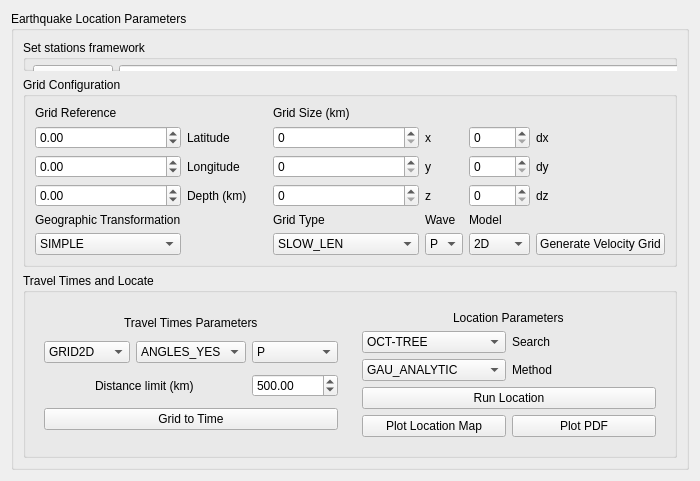
      <widget class="QWidget" name="tab_2">
       <attribute name="title">
        <string>Params. Eartquake Location</string>
       </attribute>
       <layout class="QVBoxLayout" name="verticalLayout_4">
        <item>
         <widget class="QGroupBox" name="groupBox_2">
          <property name="title">
           <string>Earthquake Location Parameters</string>
          </property>
          <layout class="QVBoxLayout" name="verticalLayout_6">
           <item>
            <widget class="QGroupBox" name="groupBox_11">
             <property name="title">
              <string>Set stations framework</string>
             </property>
             <widget class="QWidget" name="layoutWidget">
              <property name="geometry">
               <rect>
                <x>10</x>
                <y>20</y>
                <width>1121</width>
                <height>33</height>
               </rect>
              </property>
              <layout class="QHBoxLayout" name="horizontalLayout">
               <item>
                <widget class="QPushButton" name="stationsBtn">
                 <property name="toolTip">
                  <string>Set the metadata file whre the algorithm wil extract the stations coordinates to locate the event.</string>
                 </property>
                 <property name="text">
                  <string>Metadata</string>
                 </property>
                </widget>
               </item>
               <item>
                <widget class="QLineEdit" name="stationsPath"/>
               </item>
              </layout>
             </widget>
            </widget>
           </item>
           <item>
            <widget class="QGroupBox" name="groupBox_7">
             <property name="title">
              <string>Grid Configuration</string>
             </property>
             <layout class="QGridLayout" name="gridLayout_12" rowstretch="0,0,0,0,0,0,0">
              <item row="2" column="0">
               <widget class="QDoubleSpinBox" name="gridlatSB">
                <property name="minimum">
                 <double>-90.000000000000000</double>
                </property>
                <property name="maximum">
                 <double>90.000000000000000</double>
                </property>
               </widget>
              </item>
              <item row="2" column="4">
               <widget class="QLabel" name="label">
                <property name="sizePolicy">
                 <sizepolicy hsizetype="Maximum" vsizetype="Preferred">
                  <horstretch>0</horstretch>
                  <verstretch>0</verstretch>
                 </sizepolicy>
                </property>
                <property name="text">
                 <string>x</string>
                </property>
               </widget>
              </item>
              <item row="6" column="6">
               <widget class="QPushButton" name="genvelBtn">
                <property name="toolTip">
                 <string>Click to Generate the velocity grid</string>
                </property>
                <property name="text">
                 <string>Generate Velocity Grid</string>
                </property>
               </widget>
              </item>
              <item row="4" column="6">
               <widget class="QLabel" name="label_14">
                <property name="sizePolicy">
                 <sizepolicy hsizetype="Maximum" vsizetype="Preferred">
                  <horstretch>0</horstretch>
                  <verstretch>0</verstretch>
                 </sizepolicy>
                </property>
                <property name="text">
                 <string>dz</string>
                </property>
               </widget>
              </item>
              <item row="5" column="3">
               <widget class="QLabel" name="label_18">
                <property name="sizePolicy">
                 <sizepolicy hsizetype="Preferred" vsizetype="Maximum">
                  <horstretch>0</horstretch>
                  <verstretch>0</verstretch>
                 </sizepolicy>
                </property>
                <property name="text">
                 <string>Grid Type</string>
                </property>
               </widget>
              </item>
              <item row="6" column="0">
               <widget class="QComboBox" name="transCB">
                <item>
                 <property name="text">
                  <string>SIMPLE</string>
                 </property>
                </item>
                <item>
                 <property name="text">
                  <string>GLOBAL</string>
                 </property>
                </item>
               </widget>
              </item>
              <item row="2" column="5">
               <widget class="QSpinBox" name="dxsizeSB">
                <property name="maximum">
                 <number>10000</number>
                </property>
               </widget>
              </item>
              <item row="4" column="3">
               <widget class="QSpinBox" name="znodeSB">
                <property name="maximum">
                 <number>10000</number>
                </property>
               </widget>
              </item>
              <item row="2" column="6">
               <widget class="QLabel" name="label_10">
                <property name="sizePolicy">
                 <sizepolicy hsizetype="Maximum" vsizetype="Preferred">
                  <horstretch>0</horstretch>
                  <verstretch>0</verstretch>
                 </sizepolicy>
                </property>
                <property name="text">
                 <string>dx</string>
                </property>
               </widget>
              </item>
              <item row="4" column="1">
               <widget class="QLabel" name="label_4">
                <property name="sizePolicy">
                 <sizepolicy hsizetype="Maximum" vsizetype="Preferred">
                  <horstretch>0</horstretch>
                  <verstretch>0</verstretch>
                 </sizepolicy>
                </property>
                <property name="text">
                 <string>Depth (km)</string>
                </property>
               </widget>
              </item>
              <item row="0" column="3">
               <widget class="QLabel" name="label_5">
                <property name="sizePolicy">
                 <sizepolicy hsizetype="Preferred" vsizetype="Maximum">
                  <horstretch>0</horstretch>
                  <verstretch>0</verstretch>
                 </sizepolicy>
                </property>
                <property name="text">
                 <string>Grid Size (km)</string>
                </property>
               </widget>
              </item>
              <item row="5" column="5">
               <widget class="QLabel" name="label_11">
                <property name="sizePolicy">
                 <sizepolicy hsizetype="Preferred" vsizetype="Maximum">
                  <horstretch>0</horstretch>
                  <verstretch>0</verstretch>
                 </sizepolicy>
                </property>
                <property name="text">
                 <string>Model</string>
                </property>
               </widget>
              </item>
              <item row="2" column="3">
               <widget class="QSpinBox" name="xnodeSB">
                <property name="maximum">
                 <number>10000</number>
                </property>
               </widget>
              </item>
              <item row="3" column="3">
               <widget class="QSpinBox" name="ynodeSB">
                <property name="maximum">
                 <number>10000</number>
                </property>
               </widget>
              </item>
              <item row="5" column="0">
               <widget class="QLabel" name="label_2">
                <property name="sizePolicy">
                 <sizepolicy hsizetype="Preferred" vsizetype="Maximum">
                  <horstretch>0</horstretch>
                  <verstretch>0</verstretch>
                 </sizepolicy>
                </property>
                <property name="text">
                 <string>Geographic Transformation</string>
                </property>
               </widget>
              </item>
              <item row="3" column="1">
               <widget class="QLabel" name="label_3">
                <property name="sizePolicy">
                 <sizepolicy hsizetype="Maximum" vsizetype="Preferred">
                  <horstretch>0</horstretch>
                  <verstretch>0</verstretch>
                 </sizepolicy>
                </property>
                <property name="text">
                 <string>Longitude</string>
                </property>
               </widget>
              </item>
              <item row="6" column="4">
               <widget class="QComboBox" name="comboBox_wavetype">
                <item>
                 <property name="text">
                  <string>P</string>
                 </property>
                </item>
                <item>
                 <property name="text">
                  <string>S</string>
                 </property>
                </item>
               </widget>
              </item>
              <item row="5" column="4">
               <widget class="QLabel" name="label_19">
                <property name="sizePolicy">
                 <sizepolicy hsizetype="Preferred" vsizetype="Maximum">
                  <horstretch>0</horstretch>
                  <verstretch>0</verstretch>
                 </sizepolicy>
                </property>
                <property name="text">
                 <string>Wave</string>
                </property>
               </widget>
              </item>
              <item row="2" column="1">
               <widget class="QLabel" name="label_9">
                <property name="sizePolicy">
                 <sizepolicy hsizetype="Maximum" vsizetype="Preferred">
                  <horstretch>0</horstretch>
                  <verstretch>0</verstretch>
                 </sizepolicy>
                </property>
                <property name="text">
                 <string>Latitude</string>
                </property>
               </widget>
              </item>
              <item row="0" column="0">
               <widget class="QLabel" name="label_8">
                <property name="sizePolicy">
                 <sizepolicy hsizetype="Preferred" vsizetype="Maximum">
                  <horstretch>0</horstretch>
                  <verstretch>0</verstretch>
                 </sizepolicy>
                </property>
                <property name="text">
                 <string>Grid Reference</string>
                </property>
               </widget>
              </item>
              <item row="4" column="0">
               <widget class="QDoubleSpinBox" name="griddepthSB">
                <property name="minimum">
                 <double>-10.000000000000000</double>
                </property>
                <property name="maximum">
                 <double>1000.990000000000009</double>
                </property>
               </widget>
              </item>
              <item row="3" column="4">
               <widget class="QLabel" name="label_6">
                <property name="sizePolicy">
                 <sizepolicy hsizetype="Maximum" vsizetype="Preferred">
                  <horstretch>0</horstretch>
                  <verstretch>0</verstretch>
                 </sizepolicy>
                </property>
                <property name="text">
                 <string>y</string>
                </property>
               </widget>
              </item>
              <item row="4" column="5">
               <widget class="QSpinBox" name="dzsizeSB">
                <property name="maximum">
                 <number>10000</number>
                </property>
               </widget>
              </item>
              <item row="6" column="3">
               <widget class="QComboBox" name="comboBox_gridtype">
                <item>
                 <property name="text">
                  <string>SLOW_LEN</string>
                 </property>
                </item>
                <item>
                 <property name="text">
                  <string>VELOCITY_METERS</string>
                 </property>
                </item>
                <item>
                 <property name="text">
                  <string>SLOWNESS</string>
                 </property>
                </item>
                <item>
                 <property name="text">
                  <string>VEL2</string>
                 </property>
                </item>
                <item>
                 <property name="text">
                  <string>SLOW2</string>
                 </property>
                </item>
                <item>
                 <property name="text">
                  <string>SLOW_2_METERS</string>
                 </property>
                </item>
               </widget>
              </item>
              <item row="3" column="0">
               <widget class="QDoubleSpinBox" name="gridlonSB">
                <property name="minimum">
                 <double>-180.000000000000000</double>
                </property>
                <property name="maximum">
                 <double>180.000000000000000</double>
                </property>
               </widget>
              </item>
              <item row="3" column="6">
               <widget class="QLabel" name="label_13">
                <property name="sizePolicy">
                 <sizepolicy hsizetype="Maximum" vsizetype="Preferred">
                  <horstretch>0</horstretch>
                  <verstretch>0</verstretch>
                 </sizepolicy>
                </property>
                <property name="text">
                 <string>dy</string>
                </property>
               </widget>
              </item>
              <item row="3" column="5">
               <widget class="QSpinBox" name="dysizeSB">
                <property name="maximum">
                 <number>10000</number>
                </property>
               </widget>
              </item>
              <item row="6" column="5">
               <widget class="QComboBox" name="modelCB">
                <item>
                 <property name="text">
                  <string>2D</string>
                 </property>
                </item>
                <item>
                 <property name="text">
                  <string>3D</string>
                 </property>
                </item>
               </widget>
              </item>
              <item row="4" column="4">
               <widget class="QLabel" name="label_7">
                <property name="sizePolicy">
                 <sizepolicy hsizetype="Maximum" vsizetype="Preferred">
                  <horstretch>0</horstretch>
                  <verstretch>0</verstretch>
                 </sizepolicy>
                </property>
                <property name="text">
                 <string>z</string>
                </property>
               </widget>
              </item>
              <item row="2" column="2">
               <spacer name="horizontalSpacer">
                <property name="orientation">
                 <enum>Qt::Horizontal</enum>
                </property>
                <property name="sizeType">
                 <enum>QSizePolicy::Fixed</enum>
                </property>
                <property name="sizeHint" stdset="0">
                 <size>
                  <width>20</width>
                  <height>20</height>
                 </size>
                </property>
               </spacer>
              </item>
             </layout>
            </widget>
           </item>
           <item>
            <widget class="QGroupBox" name="groupBox_8">
             <property name="title">
              <string>Travel Times and Locate</string>
             </property>
             <layout class="QGridLayout" name="gridLayout_11">
              <item row="1" column="0">
               <widget class="QWidget" name="widget" native="true">
                <property name="sizePolicy">
                 <sizepolicy hsizetype="Minimum" vsizetype="Minimum">
                  <horstretch>0</horstretch>
                  <verstretch>0</verstretch>
                 </sizepolicy>
                </property>
                <layout class="QGridLayout" name="gridLayout_2">
                 <item row="3" column="2">
                  <widget class="QDoubleSpinBox" name="distanceSB">
                   <property name="maximum">
                    <double>5000.000000000000000</double>
                   </property>
                   <property name="value">
                    <double>500.000000000000000</double>
                   </property>
                  </widget>
                 </item>
                 <item row="5" column="0" colspan="3">
                  <widget class="QPushButton" name="grdtimeBtn">
                   <property name="toolTip">
                    <string>Click to generate the Travel Times for the previously genrated velocity grid</string>
                   </property>
                   <property name="text">
                    <string>Grid to Time</string>
                   </property>
                  </widget>
                 </item>
                 <item row="2" column="0">
                  <widget class="QComboBox" name="comboBox_grid">
                   <item>
                    <property name="text">
                     <string>GRID2D</string>
                    </property>
                   </item>
                   <item>
                    <property name="text">
                     <string>GRID3D</string>
                    </property>
                   </item>
                  </widget>
                 </item>
                 <item row="2" column="2">
                  <widget class="QComboBox" name="comboBox_ttwave">
                   <item>
                    <property name="text">
                     <string>P</string>
                    </property>
                   </item>
                   <item>
                    <property name="text">
                     <string>S</string>
                    </property>
                   </item>
                  </widget>
                 </item>
                 <item row="3" column="0" colspan="2" alignment="Qt::AlignHCenter">
                  <widget class="QLabel" name="label_12">
                   <property name="text">
                    <string>Distance limit (km)</string>
                   </property>
                  </widget>
                 </item>
                 <item row="2" column="1">
                  <widget class="QComboBox" name="comboBox_angles">
                   <item>
                    <property name="text">
                     <string>ANGLES_YES</string>
                    </property>
                   </item>
                   <item>
                    <property name="text">
                     <string>ANGLES_NO</string>
                    </property>
                   </item>
                  </widget>
                 </item>
                 <item row="0" column="0" colspan="3" alignment="Qt::AlignHCenter">
                  <widget class="QLabel" name="label_24">
                   <property name="sizePolicy">
                    <sizepolicy hsizetype="Preferred" vsizetype="Maximum">
                     <horstretch>0</horstretch>
                     <verstretch>0</verstretch>
                    </sizepolicy>
                   </property>
                   <property name="text">
                    <string>Travel Times Parameters</string>
                   </property>
                  </widget>
                 </item>
                </layout>
               </widget>
              </item>
              <item row="1" column="1">
               <widget class="QWidget" name="widget_3" native="true">
                <layout class="QGridLayout" name="gridLayout_5">
                 <item row="1" column="0">
                  <widget class="QComboBox" name="comboBox_3">
                   <item>
                    <property name="text">
                     <string>OCT-TREE</string>
                    </property>
                   </item>
                  </widget>
                 </item>
                 <item row="3" column="0" colspan="2">
                  <widget class="QPushButton" name="runlocBtn">
                   <property name="text">
                    <string>Run Location</string>
                   </property>
                  </widget>
                 </item>
                 <item row="4" column="1">
                  <widget class="QPushButton" name="plotpdfBtn">
                   <property name="text">
                    <string>Plot PDF</string>
                   </property>
                  </widget>
                 </item>
                 <item row="1" column="1">
                  <widget class="QLabel" name="label_16">
                   <property name="text">
                    <string>Search</string>
                   </property>
                  </widget>
                 </item>
                 <item row="2" column="0">
                  <widget class="QComboBox" name="comboBox_4">
                   <item>
                    <property name="text">
                     <string>GAU_ANALYTIC</string>
                    </property>
                   </item>
                   <item>
                    <property name="text">
                     <string>EDT</string>
                    </property>
                   </item>
                   <item>
                    <property name="text">
                     <string>EDT_OT_WT</string>
                    </property>
                   </item>
                   <item>
                    <property name="text">
                     <string>EDT_OTWT_ML</string>
                    </property>
                   </item>
                  </widget>
                 </item>
                 <item row="0" column="0" colspan="2" alignment="Qt::AlignHCenter">
                  <widget class="QLabel" name="label_15">
                   <property name="sizePolicy">
                    <sizepolicy hsizetype="Maximum" vsizetype="Maximum">
                     <horstretch>0</horstretch>
                     <verstretch>0</verstretch>
                    </sizepolicy>
                   </property>
                   <property name="text">
                    <string>Location Parameters</string>
                   </property>
                  </widget>
                 </item>
                 <item row="2" column="1">
                  <widget class="QLabel" name="label_17">
                   <property name="text">
                    <string>Method</string>
                   </property>
                  </widget>
                 </item>
                 <item row="4" column="0">
                  <widget class="QPushButton" name="plotmapBtn">
                   <property name="text">
                    <string>Plot Location Map</string>
                   </property>
                  </widget>
                 </item>
                </layout>
               </widget>
              </item>
             </layout>
            </widget>
           </item>
          </layout>
         </widget>
        </item>
       </layout>
      </widget>
